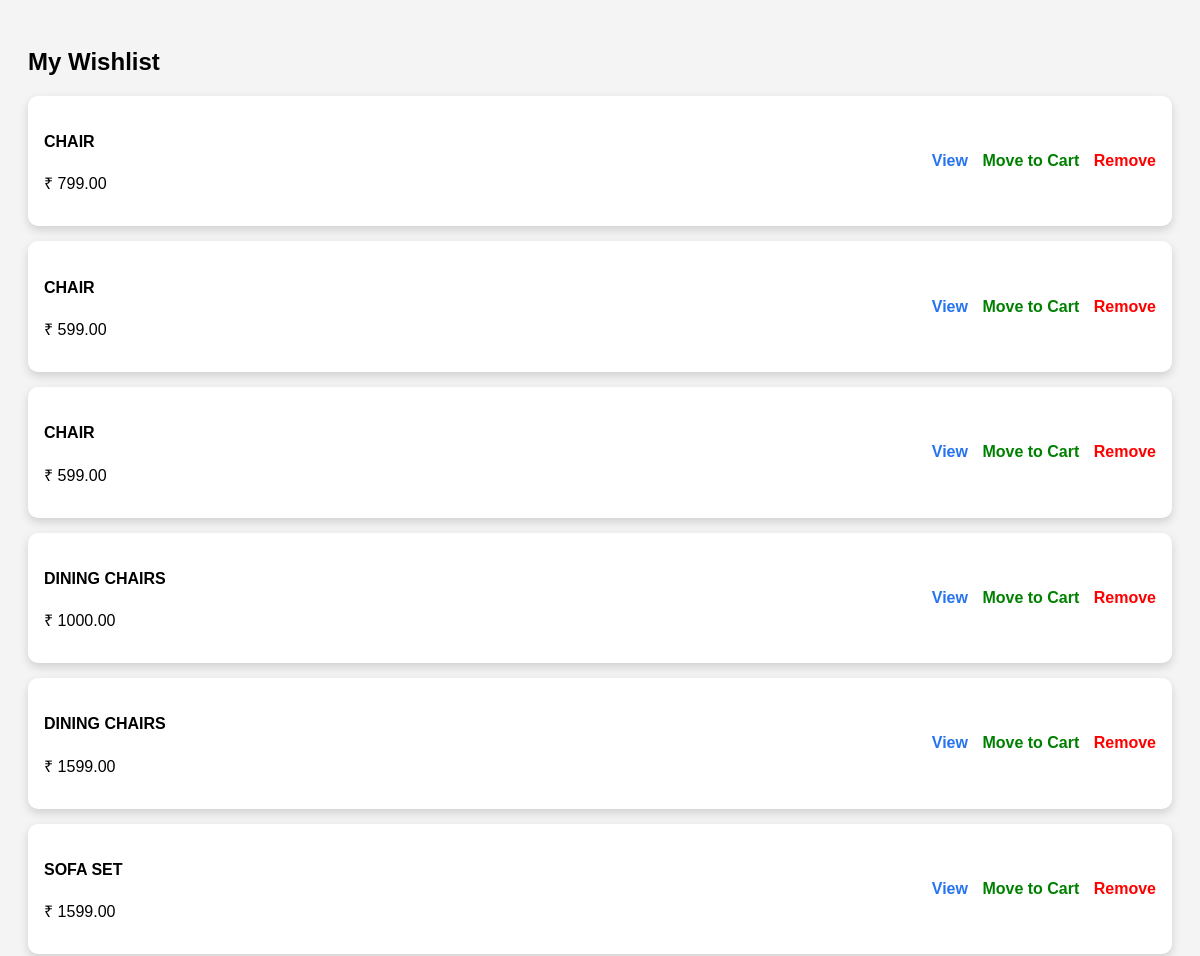
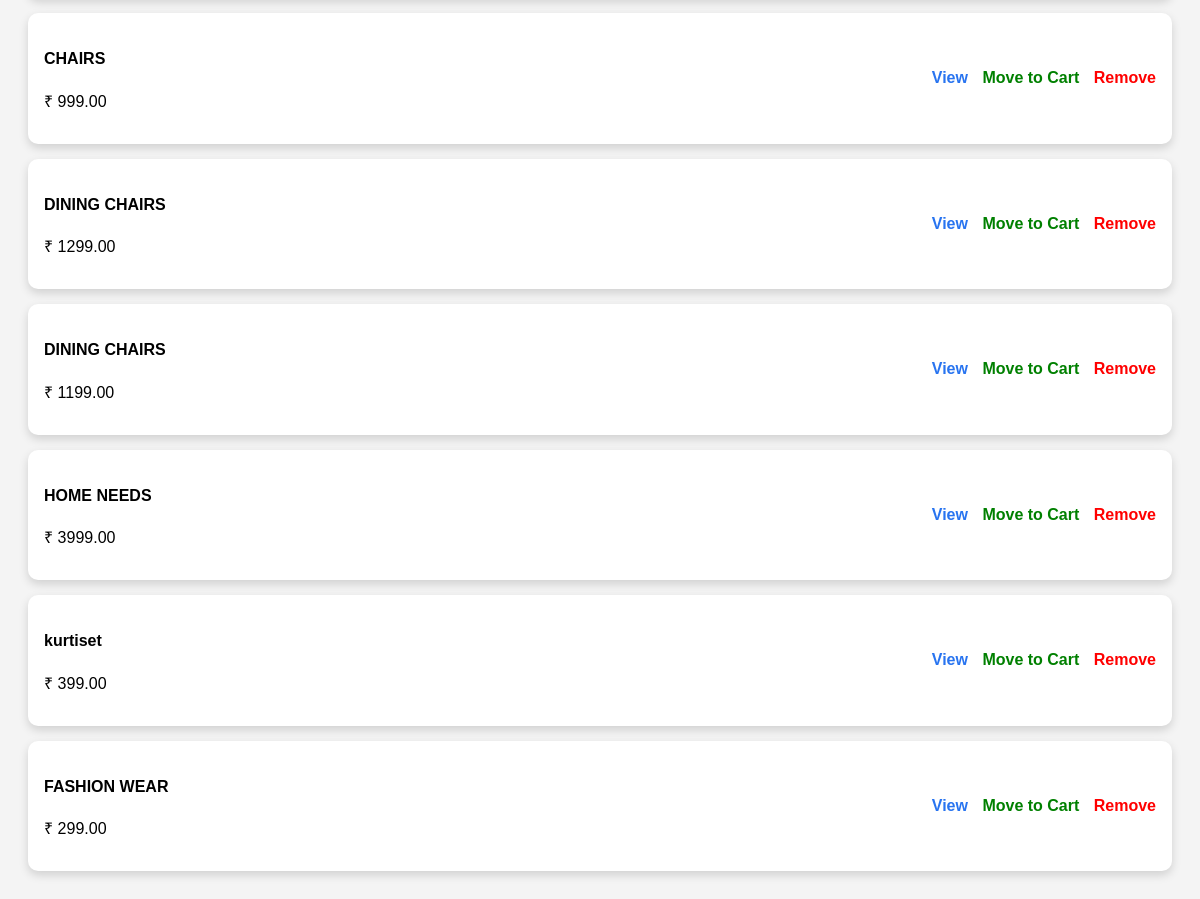
Page /cart/wishlist/ (signed in) on the committed database (2 pictures, top to bottom).
### cart/models.py (models this page shows, shortened)
class Wishlist(models.Model):
    user = models.ForeignKey(User, on_delete=models.CASCADE, related_name="wishlist_items")
    product = models.ForeignKey(Product, on_delete=models.CASCADE)
    created_at = models.DateTimeField(auto_now_add=True)
    class Meta:
        unique_together = ("user", "product")

### signuplogin/models.py (models this page shows, shortened)
class Product(models.Model):
    category = models.ForeignKey(
        Category,
        on_delete=models.CASCADE,
        related_name="products"
    )
    subcategory = models.ForeignKey(
        SubCategory,
        on_delete=models.CASCADE,
        null=True,   # important (because you already have products)
        blank=True,
        related_name="products"
    )
    name = models.CharField(max_length=200)
    price = models.DecimalField(max_digits=10, decimal_places=2)
    image = models.ImageField(upload_to="products/", blank=True, null=True)
    description = models.TextField()
    specifications = models.JSONField(blank=True, null=True)
    average_rating = models.FloatField(default=0)
    total_reviews = models.IntegerField(default=0)

### cart/views.py (the view)
# urls.py: path("wishlist/", wishlist_page, name="wishlist"),
@login_required
def wishlist_page(request):
    wishlist_items = Wishlist.objects.filter(user=request.user)
    return render(request, "wishlist.html", {"wishlist_items": wishlist_items})

### cart/context_processors.py (called while the page is built)
def cart_wishlist_counts(request):
    if request.user.is_authenticated:
        return {
            "cart_count": CartItem.objects.filter(user=request.user).count(),
            "wishlist_count": Wishlist.objects.filter(user=request.user).count(),
        }
    return {
        "cart_count": 0,
        "wishlist_count": 0,
    }

### cart/templates/wishlist.html (shortened to what this page needs)
<!DOCTYPE html>
<html>
<head>
</head>
<body>
<h2>My Wishlist</h2>
{% for item in wishlist_items %}
<div class="card">
    <div>
        <h4>{{ item.product.name }}</h4>
        <p>₹ {{ item.product.price }}</p>
    </div>
    <div class="actions">
        <a class="view" href="{% url 'product_detail' item.product.id %}">View</a>
        <a class="cart" href="{% url 'wishlist_to_cart' item.product.id %}">Move to Cart</a>
        <a class="remove" href="{% url 'remove_from_wishlist' item.product.id %}">Remove</a>
    </div>
</div>
{% empty %}
<p>No items in wishlist.</p>
{% endfor %}
</body>
</html>

### cart/templates/wishlist.html (style rules this page uses)
body { font-family:Arial;background:#f4f4f4;padding:20px; }
h2 { margin-bottom:20px; }
.card { background:white; padding:16px; border-radius:10px; box-shadow:0 4px 10px rgba(0,0,0,.15); margin-bottom:15px; display:flex; justify-content:space-between; align-items:center; }
.actions a { margin-left:10px; text-decoration:none; font-weight:bold; }
.view { color:#2874f0; }
.remove { color:red; }
.cart { color:green; }

### rows in the picture
Wishlist: product.name "CHAIR", product.price "799.00"
Wishlist: product.name "CHAIR", product.price "599.00"
Wishlist: product.name "CHAIR", product.price "599.00"
Wishlist: product.name "DINING CHAIRS", product.price "1000.00"
Wishlist: product.name "DINING CHAIRS", product.price "1599.00"
Wishlist: product.name "SOFA SET", product.price "1599.00"
Wishlist: product.name "CHAIRS", product.price "999.00"
Wishlist: product.name "DINING CHAIRS", product.price "1299.00"
Wishlist: product.name "DINING CHAIRS", product.price "1199.00"
Wishlist: product.name "HOME NEEDS", product.price "3999.00"
Wishlist: product.name "kurtiset", product.price "399.00"
Wishlist: product.name "FASHION WEAR", product.price "299.00"
